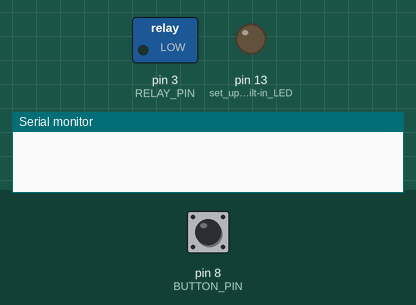
Bench run of a sketch on a simulated Arduino Uno, built with avr-gcc and run on an emulated ATmega328P. Parts: switched loads named in the sketch (green lamp = pin HIGH), output pins drawn as LEDs (lit = HIGH), the last lines printed to the serial monitor. Inputs (shaded band) come from the test bench; at power-on: pin 8 (BUTTON_PIN) HIGH.

Above: at 1.2 s.
1.3 s: pin 8 (BUTTON_PIN) pulled LOW for 0.15 s
At 1.37 s:
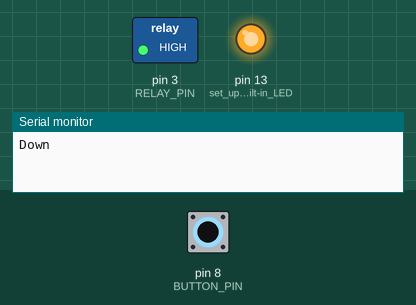
2.9 s: pin 8 (BUTTON_PIN) pulled LOW for 3.2 s
At 7.0 s:
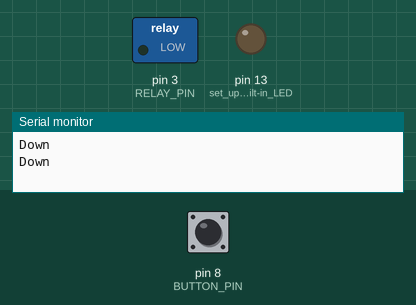
7.6 s: pin 8 (BUTTON_PIN) pulled LOW for 1 s
Timing chart, 0 to 10.6 s (numbered marks = the images above; inputs shaded):
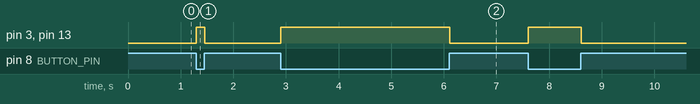

The sketch:

SingleButtonController.ino
```cpp
/* The Single Button Controller is the programming half of a physical Arduino-powered arcade button.
   Any generic arcade button will suffice to provide a button input. If the button is lit by an LED
   that requires up to 12 volts, a relay is necessary to separate a 12-volt source from the
   5-volt Arduino unit and its USB connection to a PC.

   The output of the Arduino is done with discrete serial messages that Ardity is continually
   polling for. NOTE: There is an Ardity listener script, however in my tests it seems to only work in
   Unity Editor, not in Stand-alone builds.*/

#define BUTTON_PIN 8  // Pinout 8 for button input
#define RELAY_PIN 3   // Pinout 3 for relay

int previousButtonState = HIGH;  // Not pressed = high
unsigned long lastPress = 0;
unsigned long lastBlink = 0;
unsigned long idleWaitTime = 10000;  // 10s
unsigned long blinkDelay = 700;      // 0.7s

void setup() {
  Serial.begin(9600);                 // initialize serial baud rate at 9600 - in tests, it worked well
  pinMode(BUTTON_PIN, INPUT_PULLUP);  // set arduino pin to input pull-up mode
  pinMode(RELAY_PIN, OUTPUT);         // set arduino pin to output mode
  pinMode(LED_BUILTIN, OUTPUT);       // set up built-in LED
}

void loop() {

  int buttonState = digitalRead(BUTTON_PIN);  // read new state

  if (buttonState == LOW) {             // button is pressed
    digitalWrite(RELAY_PIN, HIGH);      // turn on relay
    digitalWrite(LED_BUILTIN, HIGH);    // turn on LED with high voltage
    if (previousButtonState == HIGH) {  // if button was last unpressed
      Serial.println("Down");           // sends message "Down" to the PC
      delay(30);                        // solves the spacing problem.
      lastPress = millis();
    }
    delay(25);
  } else if (buttonState == HIGH) {
    digitalWrite(RELAY_PIN, LOW);    // turn off
    digitalWrite(LED_BUILTIN, LOW);  // turn off LED
  }

  // Idle animation (blinks once for every three counts)
  if (millis() > lastPress + idleWaitTime) {
    if (millis() > lastBlink + 2 * blinkDelay) {
      digitalWrite(RELAY_PIN, HIGH);    // turn on relay
      digitalWrite(LED_BUILTIN, HIGH);  // turn on built-in
      delay(blinkDelay);
      lastBlink = millis();             // Loops pattern
    }
  }

  previousButtonState = buttonState;
}
```

Measured:
- after the input at 1.3 s, pin 3 (RELAY_PIN), pin 13 (set_up_built-in_LED): LOW → HIGH at once, → LOW 0.16 s later
- after the input at 2.9 s, pin 3 (RELAY_PIN), pin 13 (set_up_built-in_LED): LOW → HIGH at once, → LOW 3.2 s later
